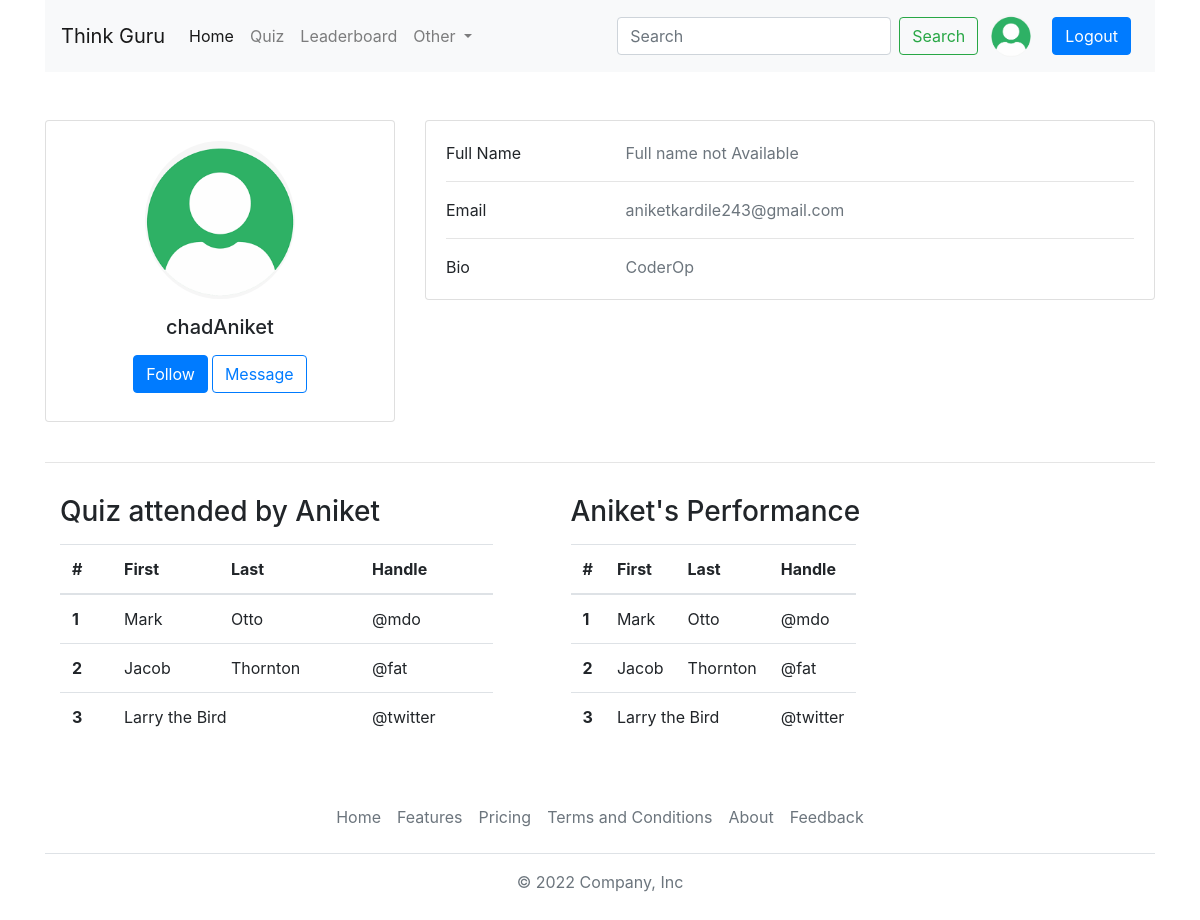
Screenshot of /profile/chadAniket/ (signed in) with the database file from the repository.
### account/models.py (models this page shows, shortened)
class Profile(models.Model):
  user = models.OneToOneField(User,on_delete=models.CASCADE)
  bio = models.TextField(null=True,blank=True)
  profile_img = models.ImageField(upload_to='profile_images',default='user_png.png',blank=True)

### account/views.py (the view)
# urls.py: path('profile/<str:username>/',profile_page,name="profile_page"),
@login_required(login_url='login_page')
def profile_page(request,username):
  if username:
    user_object = User.objects.filter(username=username).first()
    user_profile = Profile.objects.filter(user = user_object).first()
    login_user = User.objects.filter(username=request.user).first()
    login_profile = Profile.objects.filter(user = login_user).first()
    context = {'user_profile':user_profile,'login_profile':login_profile}
    return render(request,'profile.html',context)

### templates/profile.html (shortened to what this page needs)
{% extends "index.html" %}
{% block content %}
<div class="user-profile container my-5">
  <div class="row">
    <div class="col-lg-4">
      <div class="card mb-4">
        <div class="card-body text-center">
          <img src="{{user_profile.profile_img.url}}" alt="avatar" class="rounded-circle img-fluid" style="width: 150px;">
          <h5 class="my-3">{{user_profile.user.username}}</h5>
          <div class="d-flex justify-content-center mb-2">
            <button type="button" class="btn btn-primary">Follow</button>
            <button type="button" class="btn btn-outline-primary ml-1">Message</button>
          </div>
        </div>
      </div>
    </div>
    <div class="col-lg-8">
      <div class="card mb-3">
        <div class="card-body">
          <div class="row">
            <div class="col-sm-3">
              <p class="mb-0">Full Name</p>
            </div>
            <div class="col-sm-9">
              <p class="text-muted mb-0">{{user_profile.user.first_name|default:'Full name not Available'}} {{user_profile.user.last_name}}</p>
            </div>
          </div>
          <hr>
          <div class="row">
            <div class="col-sm-3">
              <p class="mb-0">Email</p>
            </div>
            <div class="col-sm-9">
              <p class="text-muted mb-0">{{user_profile.user.email}}</p>
            </div>
          </div>
          <hr>
          <div class="row">
            <div class="col-sm-3">
              <p class="mb-0">Bio</p>
            </div>
            <div class="col-sm-9">
              <p class="text-muted mb-0">{{user_profile.bio|default:'Bio Not Available'}}</p>
            </div>
          </div>
        </div>
      </div>
    </div>
  </div>
  <hr>
  <div class="container">
    <div class="row">
      <div class="col-xl-5 col-sm-12">
        <h3 class="my-3">Quiz attended by Aniket</h3>
        <table class="table table-responsive-sm">
          <thead>
            <tr>
              <th scope="col">#</th>
              <th scope="col">First</th>
              <th scope="col">Last</th>
              <th scope="col">Handle</th>
            </tr>
          </thead>
          <tbody>
            <tr>
              <th scope="row">1</th>
              <td>Mark</td>
              <td>Otto</td>
              <td>@mdo</td>
            </tr>
            <tr>
              <th scope="row">2</th>
              <td>Jacob</td>
              <td>Thornton</td>
              <td>@fat</td>
            </tr>
            <tr>
              <th scope="row">3</th>
              <td colspan="2">Larry the Bird</td>
              <td>@twitter</td>
            </tr>
          </tbody>
        </table>
      </div>
      <div class="col-xl-5 ml-5 col-md-12 performance">
        <h3 class="my-3">Aniket's Performance</h3>
        <table class="table table-responsive">
          <thead>
            <tr>
              <th scope="col">#</th>
              <th scope="col">First</th>
              <th scope="col">Last</th>
              <th scope="col">Handle</th>
            </tr>
          </thead>
          <tbody>
            <tr>
              <th scope="row">1</th>
              <td>Mark</td>
              <td>Otto</td>
              <td>@mdo</td>
            </tr>
            <tr>
              <th scope="row">2</th>
              <td>Jacob</td>
              <td>Thornton</td>
              <td>@fat</td>
            </tr>
            <tr>
              <th scope="row">3</th>
              <td colspan="2">Larry the Bird</td>
              <td>@twitter</td>
            </tr>
          </tbody>
        </table>
      </div>
    </div>
  </div>
{% endblock %}

### templates/components/navbar.html (shortened to what this page needs)
<div class="container">
  <nav class="navbar navbar-expand-lg navbar-light bg-light">
    <a class="navbar-brand" href="#">Think Guru</a>
    <div class="collapse navbar-collapse" id="navbarSupportedContent">
      <ul class="navbar-nav mr-auto">
        <li class="nav-item active">
          <a class="nav-link" href="{% url 'home_page' %}">Home<span class="sr-only">(current)</span></a>
        </li>
        <li class="nav-item">
          <a class="nav-link" href="{% url 'allquizpage' %}">Quiz</a>
        </li>
        <li class="nav-item">
          {% if request.user.is_superuser %}
            <a class="nav-link" href="{% url 'dashboard_page' %}">Dashboard</a>
          {% else %}
            <a class="nav-link" href="{% url 'leaderboard_page' %}">Leaderboard</a>
          {% endif %}
        </li>
        <li class="nav-item dropdown">
          <a class="nav-link dropdown-toggle" href="#" id="navbarDropdown" role="button" data-toggle="dropdown"
            aria-haspopup="true" aria-expanded="false">
            Other
          </a>
        </li>
      </ul>
      <form class="form-inline my-2 my-lg-0" action="{% url 'search_users_page' %}">
        <input class="form-control mr-sm-2" type="search" placeholder="Search" aria-label="Search" name="q">
        <button class="btn btn-outline-success my-2 my-sm-0" type="submit">Search</button>
        {% if user.is_authenticated %}
        <a href="" class="btn btn-outline-primary-light">
          <img src="{{login_profile.profile_img.url}}" class="img-fluid rounded-circle" width="40" height="40">
      </a>
        <a href="{%url 'logout_page' %}" class="btn btn-primary m-2">Logout</a>
        {% else %}
        <a href="{%url 'login_page' %}" class="btn btn-primary m-2">Login</a>
        {% endif %}
      </form>
    </div>
  </nav>
</div>

### rows the page displays
Profile: profile_img (picture)
Profile: profile_img (picture), user.username "chadAniket", user.first_name "Full name not Available", user.email "aniketkardile243@gmail.com", bio "CoderOp"
